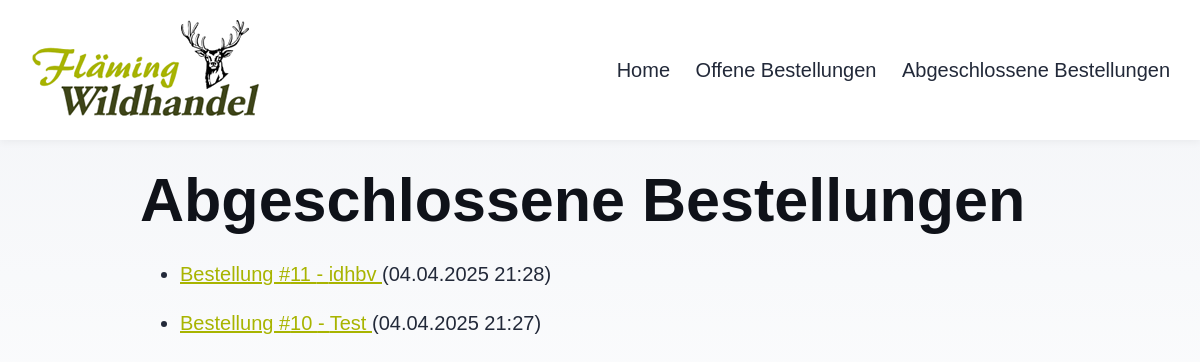
Before: /lager/oldorders/ with the older database file.
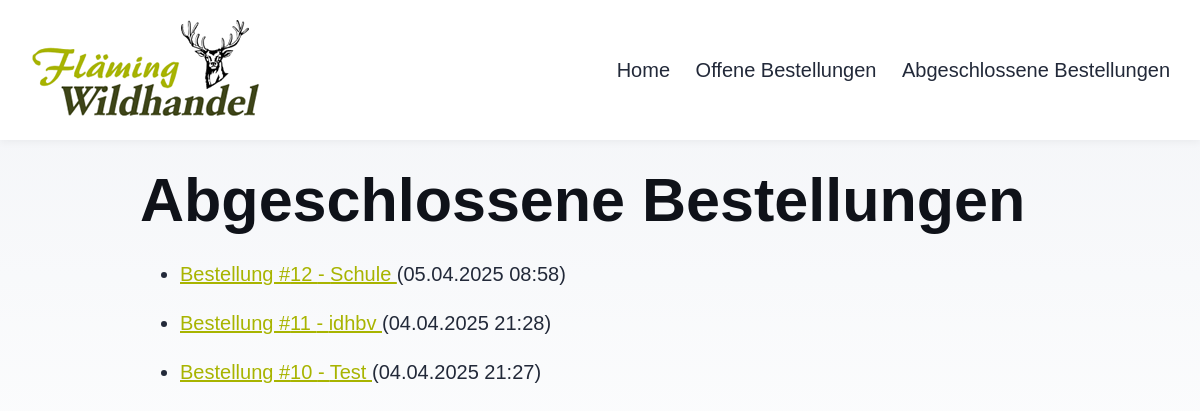
After: the same page with the newer database file.
### Lager/models.py (models this page shows, shortened)
class Order(models.Model):
    STATUS_CHOICES = [
        ('pending', 'Ausstehend'),
        ('completed', 'Abgeschlossen'),
    ]
    customer_name = models.CharField(max_length=100)
    order_date = models.DateTimeField(auto_now_add=True)
    delivery_date = models.DateField(blank=True, null=True, verbose_name="Liefertermin")
    status = models.CharField(max_length=10, choices=STATUS_CHOICES, default='pending')

### Lager/views.py (the view)
# urls.py: path('oldorders/', views.old_order_list, name='old_order_list'),
def old_order_list(request):
    orders = Order.objects.filter(status='completed').order_by('-order_date')
    return render(request, 'old_order_list.html', {'orders': orders})

### Lager/templates/old_order_list.html (shortened to what this page needs)
{% extends "base.html" %}
{% block content %}
<h1>Abgeschlossene Bestellungen</h1>
    <ul>
    {% for order in orders %}
        <li style="margin-bottom: 15px; {% if order.stock_status == '⚠️ Nicht genug Lagerbestand' %}color: red;{% endif %}">
            <a href="{% url 'order_detail' order.id %}">
                Bestellung #{{ order.id }} - {{ order.customer_name }}
            </a>
            ({{ order.order_date|date:"d.m.Y H:i" }})
        </li>
    {% endfor %}
    </ul>
{% endblock %}

Changed rows visible on the page:
now on this page (row edited): Order: id "12", customer_name "Schule", order_date "05.04.2025 08:58"
